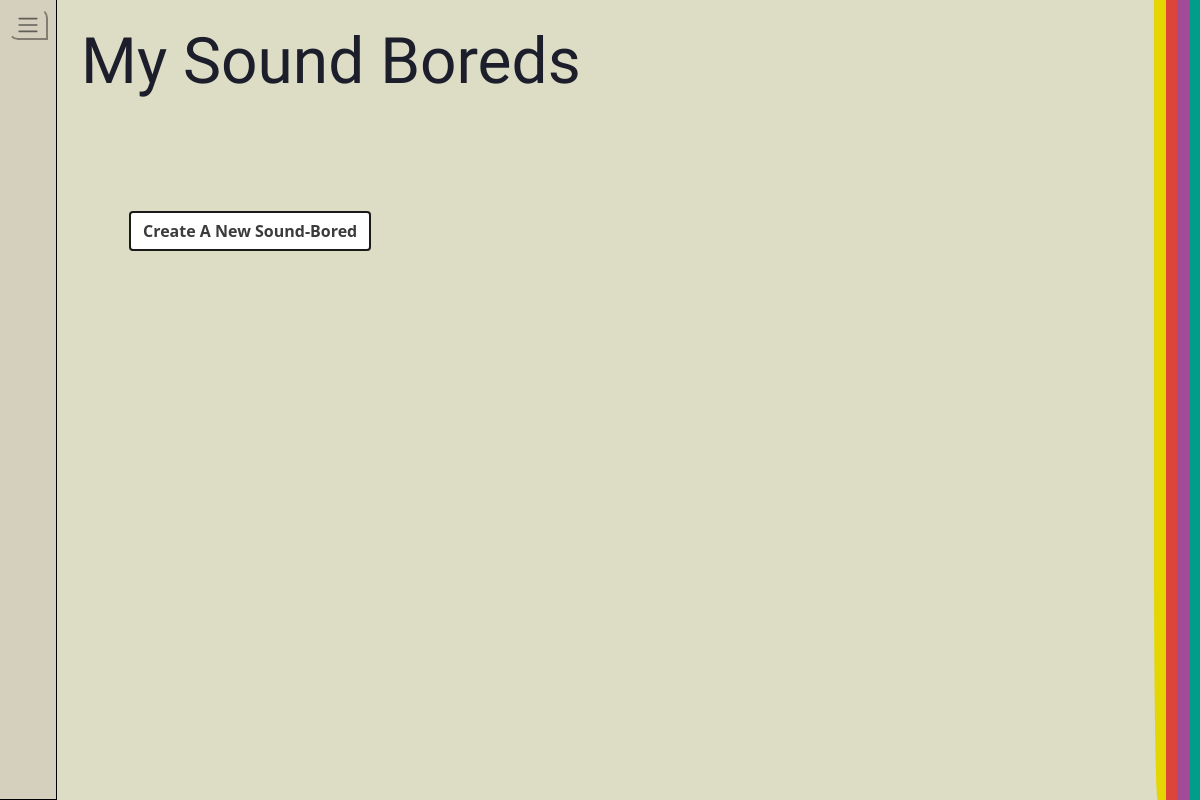
/audio/my-soundboards/ (signed in), run on an earlier commit of the app's database.
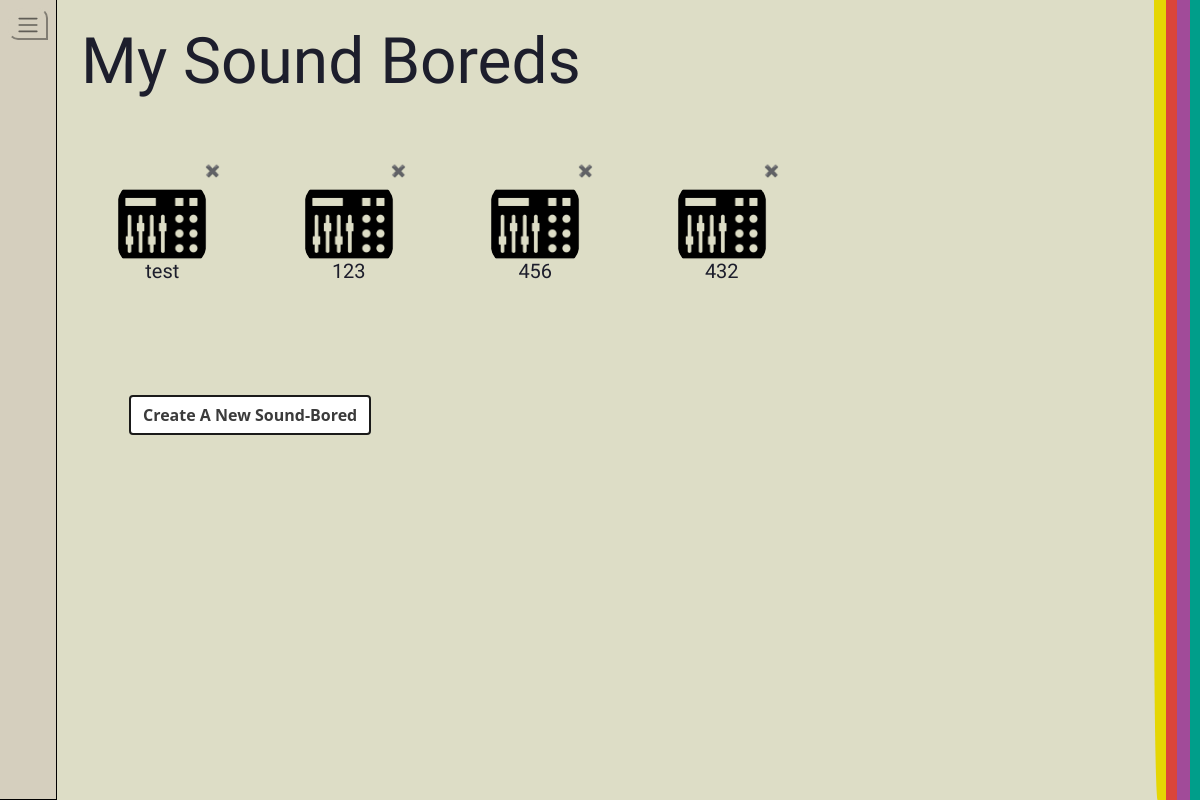
And on a later commit of the database.
### soundbored/models.py (models this page shows)
class SoundBoard(models.Model):
    title = models.CharField(max_length=255)
    owner = models.ForeignKey(User, on_delete=models.CASCADE, related_name='soundboards', null=True)
    audios = models.ManyToManyField(Audio, related_name='included_in_soundboards')

### soundbored/views.py (the view)
# urls.py: path('my-soundboards/', views.my_soundboards_view, name='my_soundboards'),
@login_required
def my_soundboards_view(request):
    soundboards = SoundBoard.objects.filter(owner=request.user)
    return render(request, 'soundbored/my_soundboards.html', {'soundboards': soundboards})

### soundbored/templates/soundbored/my_soundboards.html
{% extends "soundbored/base_template.html" %}
{% load static %}
{% block content %}
<body>
  <div class="flex-container p-4" style="width: 100vw; background-color: #ddddc6; color: #1d1e2c;">
    <div class="text-center" style="display: flex; align-items: center;">
      <h1 class="font-title title">My Sound Boreds</h1>
    </div>
    <div class="row">
      {% for soundboard in soundboards %}
        <div class="col-lg-2 col-md-3 col-sm-4 col-6 text-center py-4">
          <div class="d-button-container">
            <a href="{% url 'delete_soundboard' soundboard.pk %}" class="delete-button" onclick="return confirm('Are you sure you want to delete {{ soundboard.title }}?');">✖</a>
            <img src="{% static 'src/soundboard.png' %}" style="height: 90%; width: 90%; border-radius: 30%;" onclick="location.href='{% url 'soundboard_view' soundboard.pk %}'"></img>
          </div>
          <h2 class="text-center font-sound-title" style="margin-top: 4px; font-size: 20px;">{{ soundboard.title }}</h2>
        </div>
      {% endfor %}
    </div>
    <a class="btn" style="margin-top: 10vh; margin-left: 4vw; background-color: white; color: #3B3B3B; border: 2px solid #1A1A1A; font-weight: 600;" href="{% url 'soundboard_upload_view' %}">Create A New Sound-Bored</a>
  </div>
</body>
{% endblock %}

What changed in the data, as far as the page shows it:
added SoundBoard: title "test"
added SoundBoard: title "123"
added SoundBoard: title "456"
added SoundBoard: title "432"
